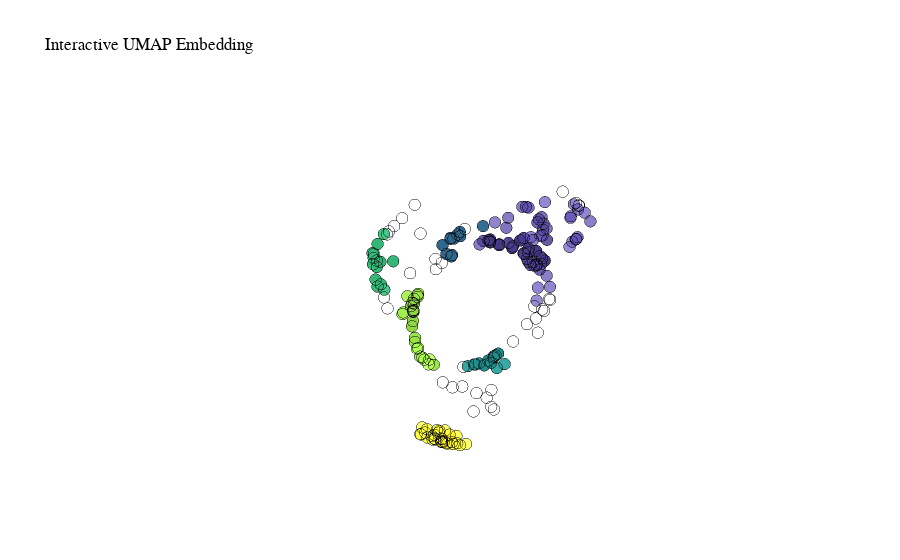

Write notebook code for a chart like this one.
### Markdown cell above
Run Umap

### Code cell
from calvin_utils.ml_utils.brain_umap import BrainUmap
umapper = BrainUmap(data=nimg_df, n_components=3, n_neighbors=50, min_dist=0.05, mask=mask, min_cluster_size=10,
                    metric='euclidean', projection='torus', cluster_voxels=False, visualize_failed_clusters=True)
umapper.run(out_dir = '/Users/cu135/Partners HealthCare Dropbox/Calvin Howard/studies/raynor_network_mapping/results/corbetta_cluster/umapsV2')

### Figure 1 — Plotly figure (JSON) as saved in the notebook; plotly's stock layout.template omitted (floating-point values rounded to 4 significant figures; data arrays with more than 128 entries replaced by an {"elided": "..."} marker saying what was removed)
{"data": [{"customdata": {"elided": "193x2 float values"}, "hovertemplate": "UMAP 1: %{x}<br>UMAP 2: %{y}<br>UMAP 3: %{z}<br>Cluster: %{customdata[0]}<br>Probability: %{customdata[1]:.2f}<br><extra></extra>", "marker": {"color": {"elided": "193 str values"}, "line": {"color": "black", "width": 0.5}, "size": 4}, "mode": "markers", "type": "scatter3d", "x": {"elided": "193 float values"}, "y": {"elided": "193 float values"}, "z": {"elided": "193 float values"}}], "layout": {"font": {"color": "black", "family": "Helvetica"}, "scene": {"aspectmode": "cube", "xaxis": {"title": {"text": "UMAP 1"}, "visible": false}, "yaxis": {"title": {"text": "UMAP 2"}, "visible": false}, "zaxis": {"title": {"text": "UMAP 3"}, "visible": false}}, "title": {"text": "Interactive UMAP Embedding"}}}
